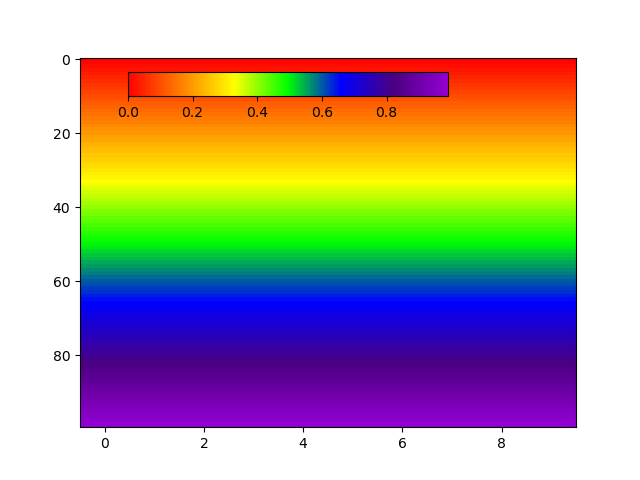

The Python source for this figure:
from matplotlib import pyplot as plt
import matplotlib
import numpy as np


a = np.outer(np.arange(0,1,0.01),np.ones(10))
listColorOfRainbow = [
    "#ff0000",
    "#ff7f00",
    "#ffff00",
    "#00ff00",
    "#0000ff",
    "#4B0082",
    "#9400D3"
]

fig, ax = plt.subplots()
cax = fig.add_axes([0.2, 0.8, 0.5, 0.05])
my_cmap2 = matplotlib.colors.LinearSegmentedColormap.from_list('rainbow', listColorOfRainbow, N = 256)


im = ax.imshow(a,aspect='auto', cmap = my_cmap2)
fig.colorbar(im, cax=cax, orientation='horizontal')
plt.savefig('ngang_doc.png')


